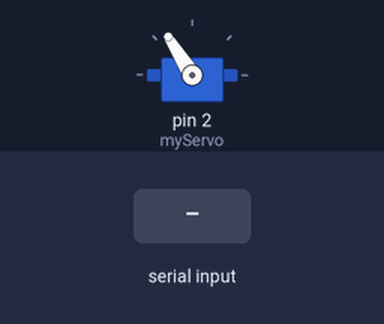
Bench run of a sketch on a simulated Arduino Uno, built with avr-gcc and run on an emulated ATmega328P. On the bench: servo. The test bench sets the inputs (shaded band).

Above: at 3.9 s.
At 12.3 s:
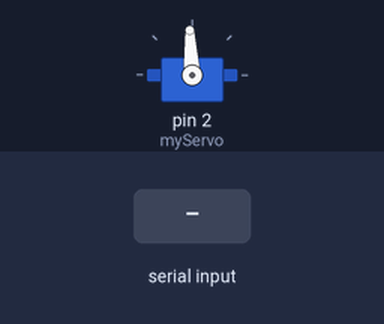
12.7 s: "x" received over Serial
At 12.9 s:
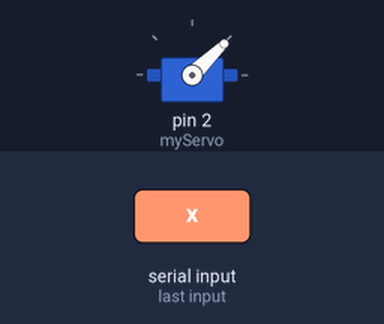
Timing chart, 0 to 15.7 s (numbered marks = the images above; inputs shaded):
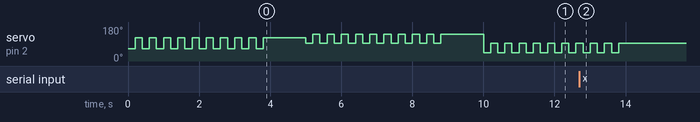

The sketch:

FishOnTable.ino
```cpp
#include <Servo.h>

Servo myServo;
int lastPos = 1250;
int straightLeftEdge = 1200, straightRightEdge = 1800;
int incomingByte = 100; // ascii for d
//char state;

void setup() {
  myServo.attach(2);
  Serial.begin(9600);
}

void loop() {
  //x for stop, s for straight
  //l for left, r for right
  while (Serial.available() > 0) {
    incomingByte = Serial.read();
  }

  if (incomingByte == 'x') {
    myServo.writeMicroseconds(1500);
  }
  if (incomingByte == 's') {
    straight();
  }
  if (incomingByte == 'l') {
    left();
  }
  if (incomingByte == 'r') {
    right();
  }
  if (incomingByte == 'd') {
    demonstration();
  }
}


void demonstration() {
  int i = 0;
  while (i < 20) {
    straight();
    i++;
  }
  delay(1000);
  i = 0;
  while (i < 20) {
    right();
    i++;
  }
  delay(1000);
  i = 0;
  while (i < 20) {
    left();
    i++;
  }
  delay(2000);
}

void straight() {
  if (lastPos == straightLeftEdge) {
    myServo.writeMicroseconds(straightRightEdge);
    lastPos = straightRightEdge;
  } else {
    myServo.writeMicroseconds(straightLeftEdge);
    lastPos = straightLeftEdge;
  }
  delay(200);
}

void left() {
  if (lastPos == straightLeftEdge || lastPos == straightRightEdge || lastPos == 1000) {
    myServo.writeMicroseconds(1500);
    lastPos = 1500;
  } else {
    myServo.writeMicroseconds(1000);
    lastPos = 1000;
  }
  delay(200);
}

void right() {
  if (lastPos == straightLeftEdge || lastPos == straightRightEdge || lastPos == 2000) {
    myServo.writeMicroseconds(1500);
    lastPos = 1500;
  } else {
    myServo.writeMicroseconds(2000);
    lastPos = 2000;
  }
  delay(200);
}
```

Measured:
- after the input at 12.7 s, servo on pin 2 (myServo): goes on until 13.8 s, then stays 93°
